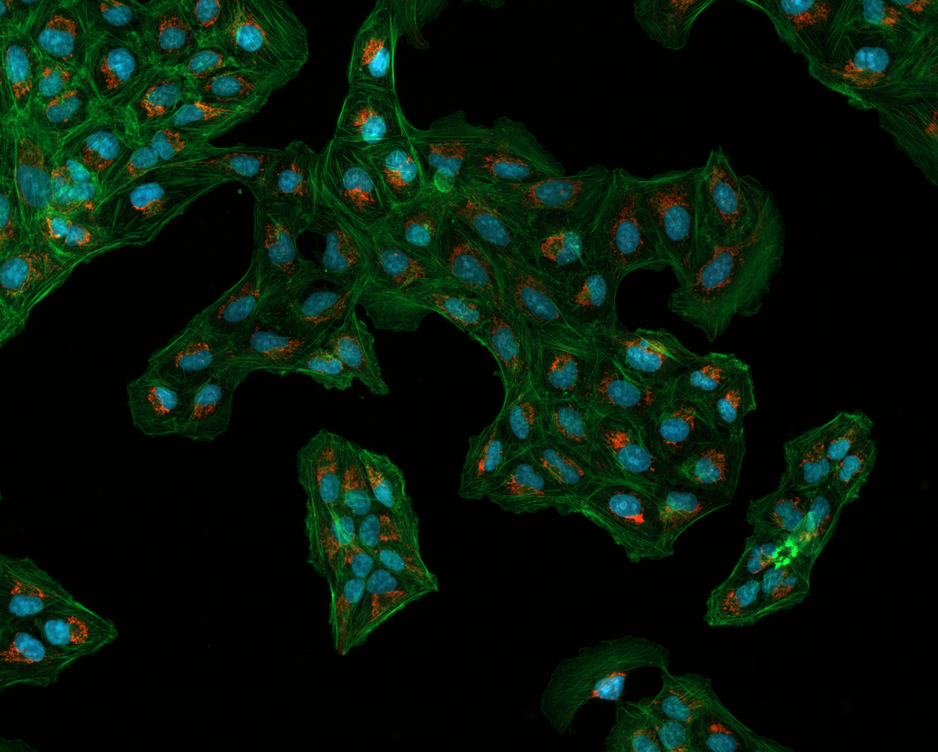
#> input picture images/Osteosarcoma_01.tif, 938 x 752 px, shrunk from 1376 x 1104 before the run
$ python noise_apply.py
#> lines starting #> are read from the running program, lines starting #| are printed output that depends on the picture

import cv2
import numpy as np
from skimage.util import random_noise

# Load the image
img = cv2.imread("../images/Osteosarcoma_01.tif")
#> img is the input picture: shape (752, 938, 3); mean B, G, R 11.1, 23.9, 7

# Add salt-and-pepper noise to the image.
noise_img = random_noise(img, mode='s&p', amount=0.01)
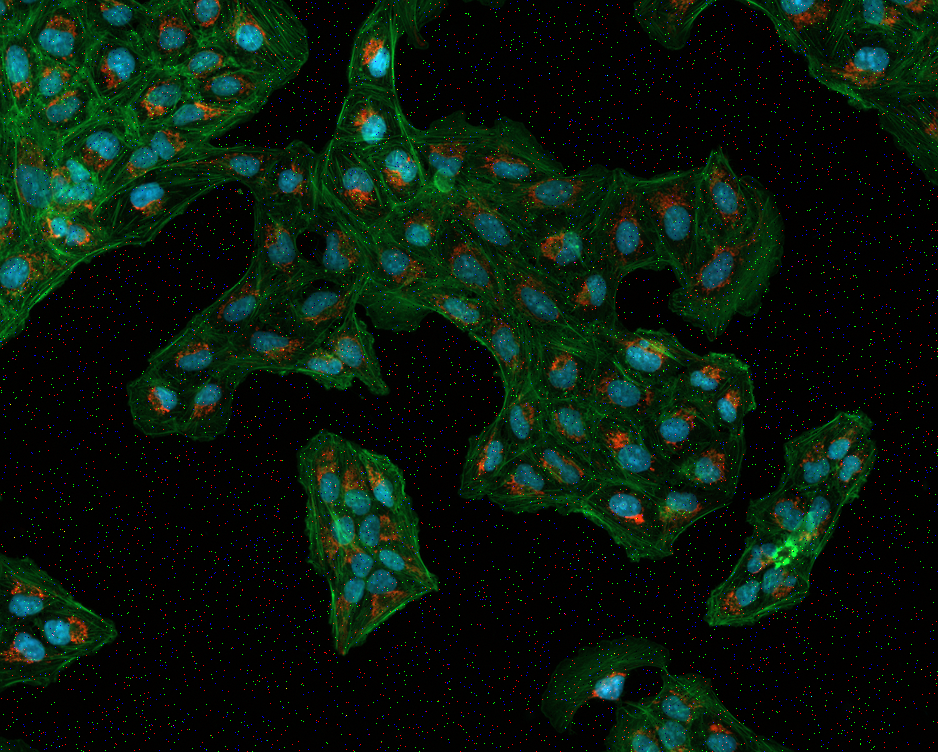
#> noise_img: shape (752, 938, 3) float64; mean B, G, R 0.0479, 0.0975, 0.0324
# noise_img = random_noise(img, mode='speckle', seed=None, clip=True)


# The above function returns a floating-point image
# on the range [0, 1], thus we changed it to 'uint8'
# and from [0,255]
noise_img = np.array(255 * noise_img, dtype='uint8')

# Display the noise image
cv2.imshow('blur', noise_img)
from skimage import io
io.imsave('images/noisy/noisy_salt_peakle.jpg', noise_img)
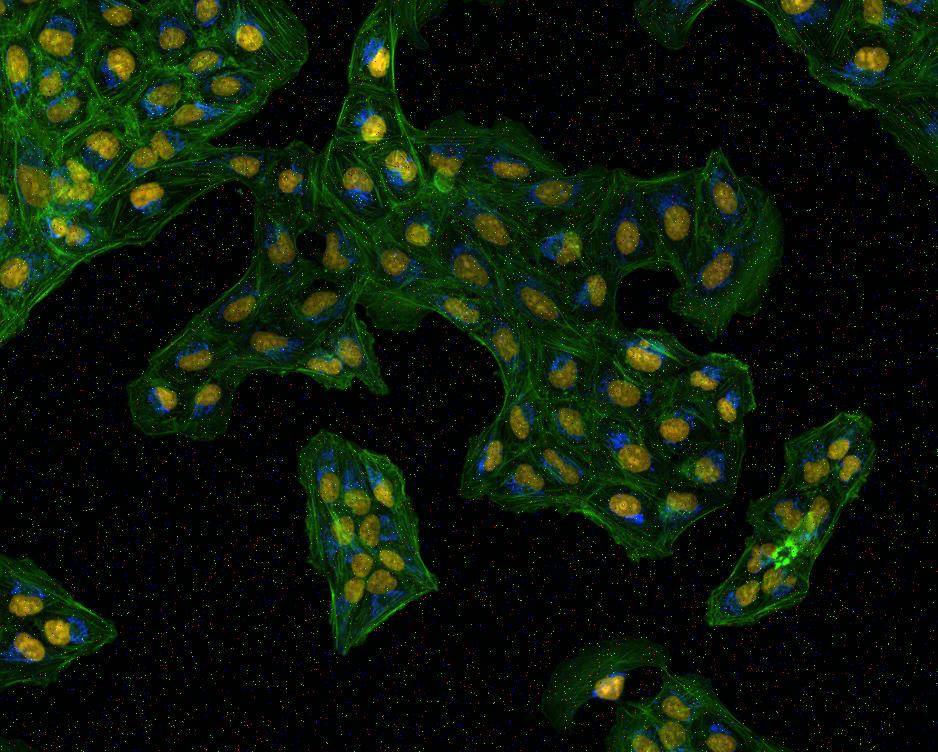
#> saved as noisy_salt_peakle.jpg: shape (752, 938, 3); mean R, G, B 13.7, 25.7, 10.1
cv2.waitKey(0)

$ run again, with images/Sandstone.tif copied over images/Osteosarcoma_01.tif
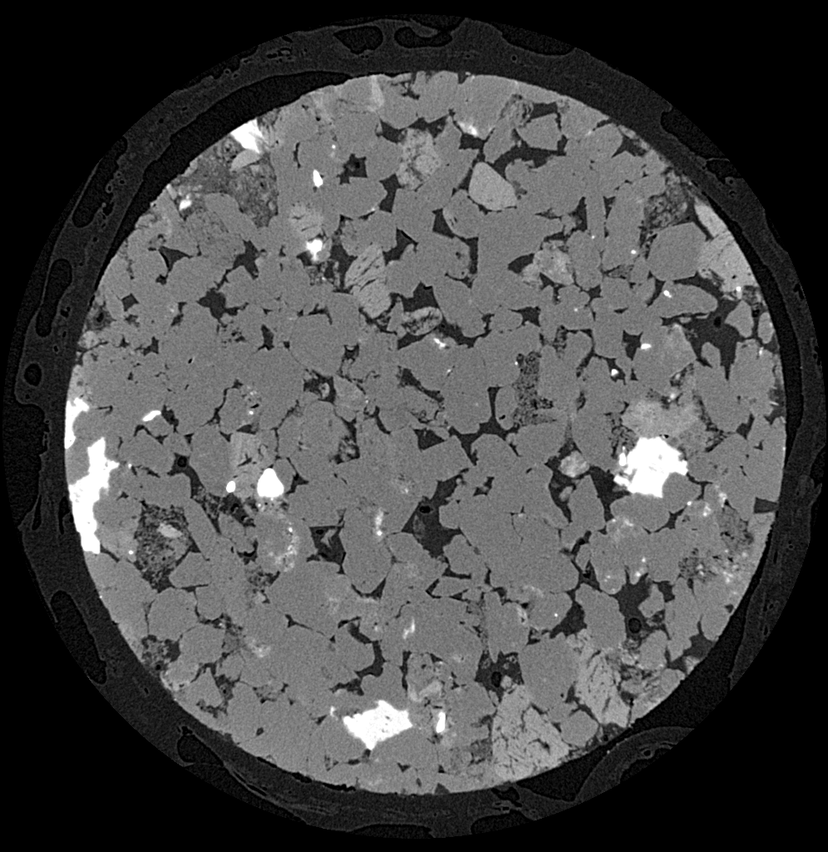
#> input picture images/Sandstone.tif, 828 x 852 px, shrunk from 996 x 1024 before the run
#> img is the input picture: shape (852, 828, 3); min 0, max 255, mean 71.5
#> `noise_img = random_noise(img, mode='s&p', amount=0.01)`:
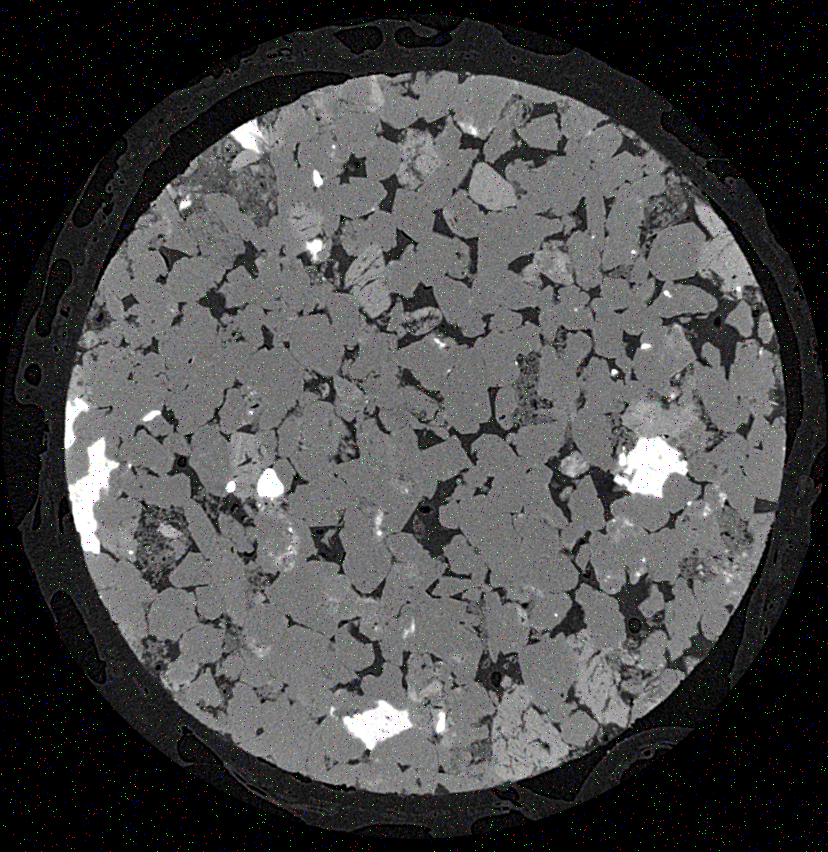
#> noise_img: shape (852, 828, 3) float64; mean B, G, R 0.283, 0.283, 0.282
